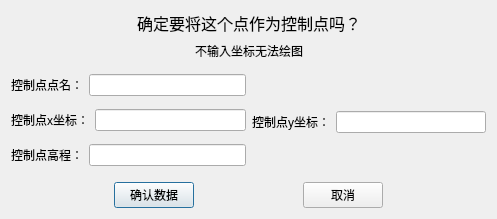
<?xml version="1.0" encoding="UTF-8"?>
<ui version="4.0">
 <class>Dialog</class>
 <widget class="QDialog" name="Dialog">
  <property name="geometry">
   <rect>
    <x>0</x>
    <y>0</y>
    <width>497</width>
    <height>219</height>
   </rect>
  </property>
  <property name="windowTitle">
   <string>Dialog</string>
  </property>
  <layout class="QVBoxLayout" name="verticalLayout_3">
   <item>
    <layout class="QHBoxLayout" name="horizontalLayout_7">
     <item>
      <spacer name="horizontalSpacer_2">
       <property name="orientation">
        <enum>Qt::Horizontal</enum>
       </property>
       <property name="sizeHint" stdset="0">
        <size>
         <width>40</width>
         <height>20</height>
        </size>
       </property>
      </spacer>
     </item>
     <item>
      <widget class="QLabel" name="label">
       <property name="font">
        <font>
         <pointsize>12</pointsize>
        </font>
       </property>
       <property name="text">
        <string>确定要将这个点作为控制点吗？</string>
       </property>
      </widget>
     </item>
     <item>
      <spacer name="horizontalSpacer_3">
       <property name="orientation">
        <enum>Qt::Horizontal</enum>
       </property>
       <property name="sizeHint" stdset="0">
        <size>
         <width>40</width>
         <height>20</height>
        </size>
       </property>
      </spacer>
     </item>
    </layout>
   </item>
   <item>
    <layout class="QHBoxLayout" name="horizontalLayout_8">
     <item>
      <spacer name="horizontalSpacer_6">
       <property name="orientation">
        <enum>Qt::Horizontal</enum>
       </property>
       <property name="sizeHint" stdset="0">
        <size>
         <width>40</width>
         <height>20</height>
        </size>
       </property>
      </spacer>
     </item>
     <item>
      <widget class="QLabel" name="label_6">
       <property name="text">
        <string>不输入坐标无法绘图</string>
       </property>
      </widget>
     </item>
     <item>
      <spacer name="horizontalSpacer_7">
       <property name="orientation">
        <enum>Qt::Horizontal</enum>
       </property>
       <property name="sizeHint" stdset="0">
        <size>
         <width>40</width>
         <height>20</height>
        </size>
       </property>
      </spacer>
     </item>
    </layout>
   </item>
   <item>
    <layout class="QHBoxLayout" name="horizontalLayout_6">
     <item>
      <layout class="QVBoxLayout" name="verticalLayout_2">
       <item>
        <layout class="QHBoxLayout" name="horizontalLayout_3">
         <item>
          <widget class="QLabel" name="label_2">
           <property name="text">
            <string>控制点点名：</string>
           </property>
          </widget>
         </item>
         <item>
          <widget class="QLineEdit" name="lineEdit"/>
         </item>
        </layout>
       </item>
       <item>
        <layout class="QHBoxLayout" name="horizontalLayout_4">
         <item>
          <widget class="QLabel" name="label_3">
           <property name="text">
            <string>控制点x坐标：</string>
           </property>
          </widget>
         </item>
         <item>
          <widget class="QLineEdit" name="lineEdit_2"/>
         </item>
        </layout>
       </item>
       <item>
        <layout class="QHBoxLayout" name="horizontalLayout_5">
         <item>
          <widget class="QLabel" name="label_5">
           <property name="text">
            <string>控制点高程：</string>
           </property>
          </widget>
         </item>
         <item>
          <widget class="QLineEdit" name="lineEdit_3"/>
         </item>
        </layout>
       </item>
      </layout>
     </item>
     <item>
      <layout class="QVBoxLayout" name="verticalLayout">
       <item>
        <spacer name="verticalSpacer">
         <property name="orientation">
          <enum>Qt::Vertical</enum>
         </property>
         <property name="sizeHint" stdset="0">
          <size>
           <width>20</width>
           <height>40</height>
          </size>
         </property>
        </spacer>
       </item>
       <item>
        <layout class="QHBoxLayout" name="horizontalLayout_2">
         <item>
          <widget class="QLabel" name="label_4">
           <property name="text">
            <string>控制点y坐标：</string>
           </property>
          </widget>
         </item>
         <item>
          <widget class="QLineEdit" name="lineEdit_4"/>
         </item>
        </layout>
       </item>
       <item>
        <spacer name="verticalSpacer_2">
         <property name="orientation">
          <enum>Qt::Vertical</enum>
         </property>
         <property name="sizeHint" stdset="0">
          <size>
           <width>20</width>
           <height>40</height>
          </size>
         </property>
        </spacer>
       </item>
      </layout>
     </item>
    </layout>
   </item>
   <item>
    <layout class="QHBoxLayout" name="horizontalLayout">
     <item>
      <spacer name="horizontalSpacer_4">
       <property name="orientation">
        <enum>Qt::Horizontal</enum>
       </property>
       <property name="sizeHint" stdset="0">
        <size>
         <width>40</width>
         <height>20</height>
        </size>
       </property>
      </spacer>
     </item>
     <item>
      <widget class="QPushButton" name="pushButton">
       <property name="text">
        <string>确认数据</string>
       </property>
      </widget>
     </item>
     <item>
      <spacer name="horizontalSpacer">
       <property name="orientation">
        <enum>Qt::Horizontal</enum>
       </property>
       <property name="sizeHint" stdset="0">
        <size>
         <width>40</width>
         <height>20</height>
        </size>
       </property>
      </spacer>
     </item>
     <item>
      <widget class="QPushButton" name="pushButton_2">
       <property name="text">
        <string>取消</string>
       </property>
      </widget>
     </item>
     <item>
      <spacer name="horizontalSpacer_5">
       <property name="orientation">
        <enum>Qt::Horizontal</enum>
       </property>
       <property name="sizeHint" stdset="0">
        <size>
         <width>40</width>
         <height>20</height>
        </size>
       </property>
      </spacer>
     </item>
    </layout>
   </item>
  </layout>
 </widget>
 <resources/>
 <connections/>
</ui>
